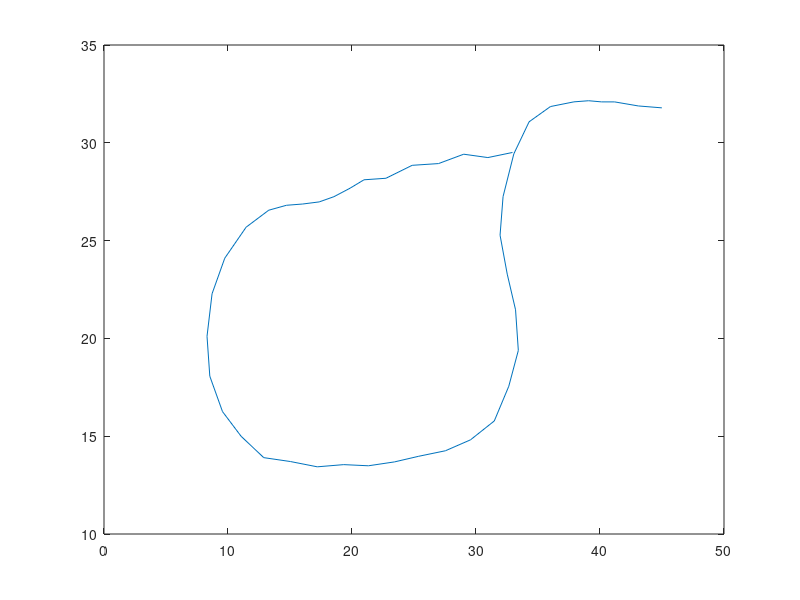

Write the MATLAB code that produced this figure. (Note: this script raises an error after producing the figure.)
%% Project 1
% -------------------------
% CMPE 245 - Spring, 2016
% Chien-Pin Chen
% 05/26/2016
% MATLAB script for Project 1
% --------------------------
clear all;

% setting prediction function


% read the measurement data
z_k = load('XYData_cm.csv'); %xlsread('XYData_cm.csv'); % another functio to use: dataset

plot( z_k(:,1), z_k(:,2));

%%  EKF
T = 1/3;   % 30 frames per sec, data are acquired per 10 frames

b = [0 0 1 1]';

R = [0 12.25;
     12.25 0]; % do we get this ?? or guess by ourself

x0 = z_k(1,1);
y0 = z_k(1,2);
v0 = 6;     % (z_k(2,1)-z_k(1,1)) / 0.3 
theta0 = atan2( (z_k(2,2)-z_k(1,2)), (z_k(2,1)-z_k(1,1))  );

Ex0 = [ x0 y0 v0 theta0 ]';   %

P11 = 12.25*1;    % var{x}
P22 = P11;    % var{y}
P33 = P11;    % var{v}
P44 = (180/pi)*2*P11;    % var{theta}
P12 = 0;
P13 = 0;
P14 = 0;
P23 = 0;
P24 = 0;
P34 = 0;

Px0 =[P11 P12 P13 P14;
      P12 P22 P23 P24;
      P13 P23 P33 P34;
      P14 P24 P34 P44];

% array to storge E{x_k} and P_k after update 
Ex_k = zeros(4, length(z_k)+1);
P_k = zeros(4, 4, length(z_k)+1);

% Use Extend Kalman Filter (EKF)
Ex_k(:,1) = Ex0; %[Ex0; Edx0; Ebeta0];
P_k(:,:,1) = Px0; %[P11 P12 P13;
                   % P12 P22 P23;
                   % P13 P23 P33];

X_in = [x0; y0; v0; theta0; 
        P11; P22; P33; P44; 
        P12; P13; P14; P23;
        P24; P34];
    
% extra array to collect all result from ode45
tot_T=[0];
tot_X=X_in';

for k = 1 : length(z_k)
    % prediction
    [t, solXs] = ode45(@dPredictFunc, [(k-1)*T k*T], X_in);
     solX = solXs(end,:)';
     Ex_k(:,k+1) = [solX(1);  solX(2); solX(3); wrapToPi(solX(4))];
     
     P_k(:,:,k+1) = [solX(5)  solX(9)  solX(10) solX(11); 
                     solX(9)  solX(6)  solX(12) solX(13);
                     solX(10) solX(12) solX(7)  solX(14);
                     solX(11) solX(13) solX(14) solX(8)];
    % observation
    H = [1 0 0 0;
         0 1 0 0];
    
    %update K and P(+)
    K = P_k(:,:,k+1) * H'* inv(H*P_k(:,:,k+1)*H'+R);
    P_k(:,:,k+1) = (eye(4) - K*H)*P_k(:,:,k+1);
    Ex_k(:,k+1) = Ex_k(:,k+1) + K*(z_k(k,:)' - [Ex_k(1,k+1); Ex_k(2,k+1)]);
    
    X_in = [Ex_k(1,k+1); Ex_k(2,k+1); Ex_k(3,k+1); wrapToPi(Ex_k(4,k+1)); 
            P_k(1,1,k+1); P_k(2,2,k+1); P_k(3,3,k+1); P_k(4,4,k+1);
            P_k(1,2,k+1); P_k(1,3,k+1); P_k(1,4,k+1); P_k(2,3,k+1);
            P_k(2,4,k+1); P_k(3,4,k+1)];
    
    % collecting all ode results
    tot_T = cat(1, tot_T, t(2:end));
    tot_X = cat(1, tot_X, solXs(2:end, :));
    if k == 45
        break;
    end
end

% ploting measurement x_m and the EKF estimated x(t)
t = (0: T: T* length(z_k));

hold on
plot(tot_X(:,1),tot_X(:,2), 'r')
